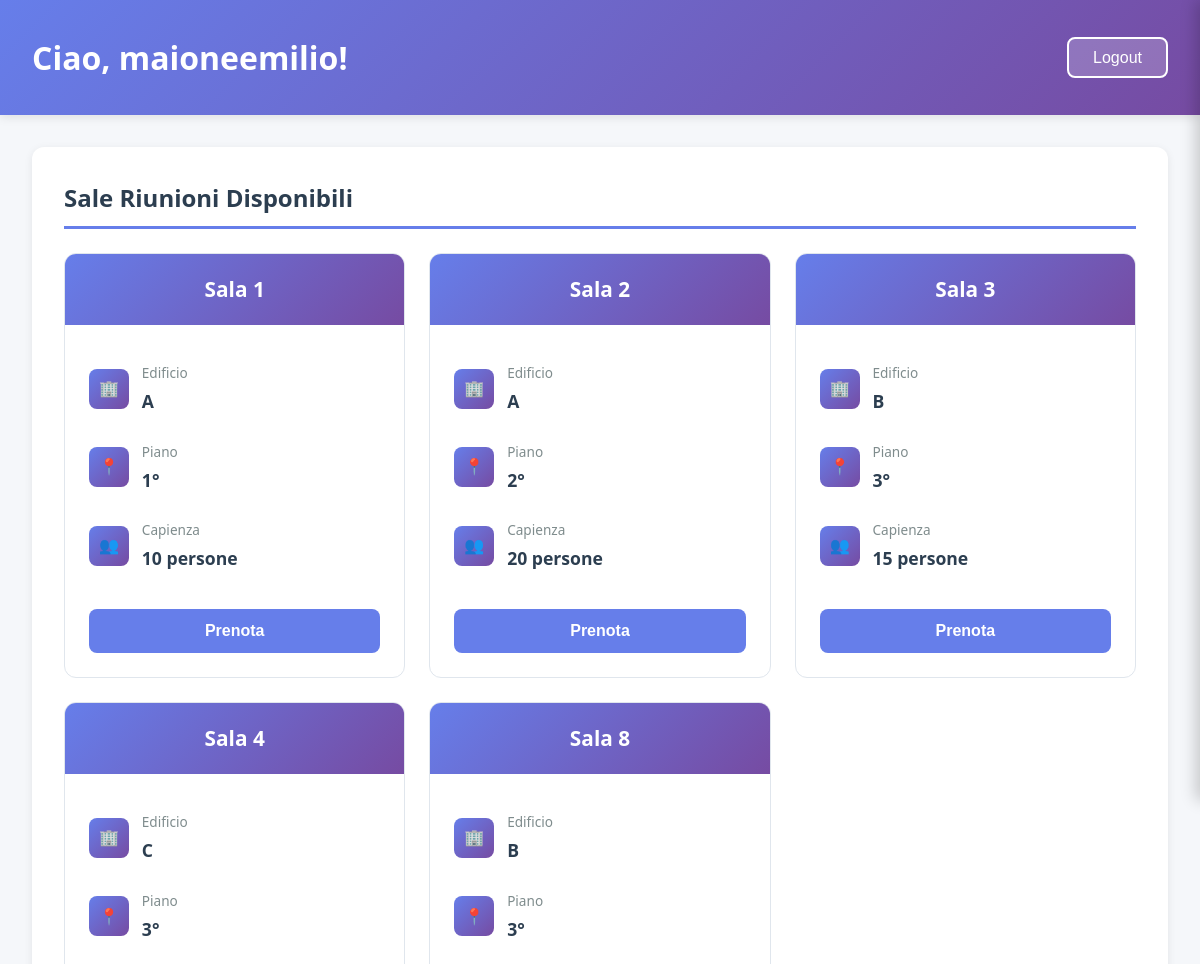
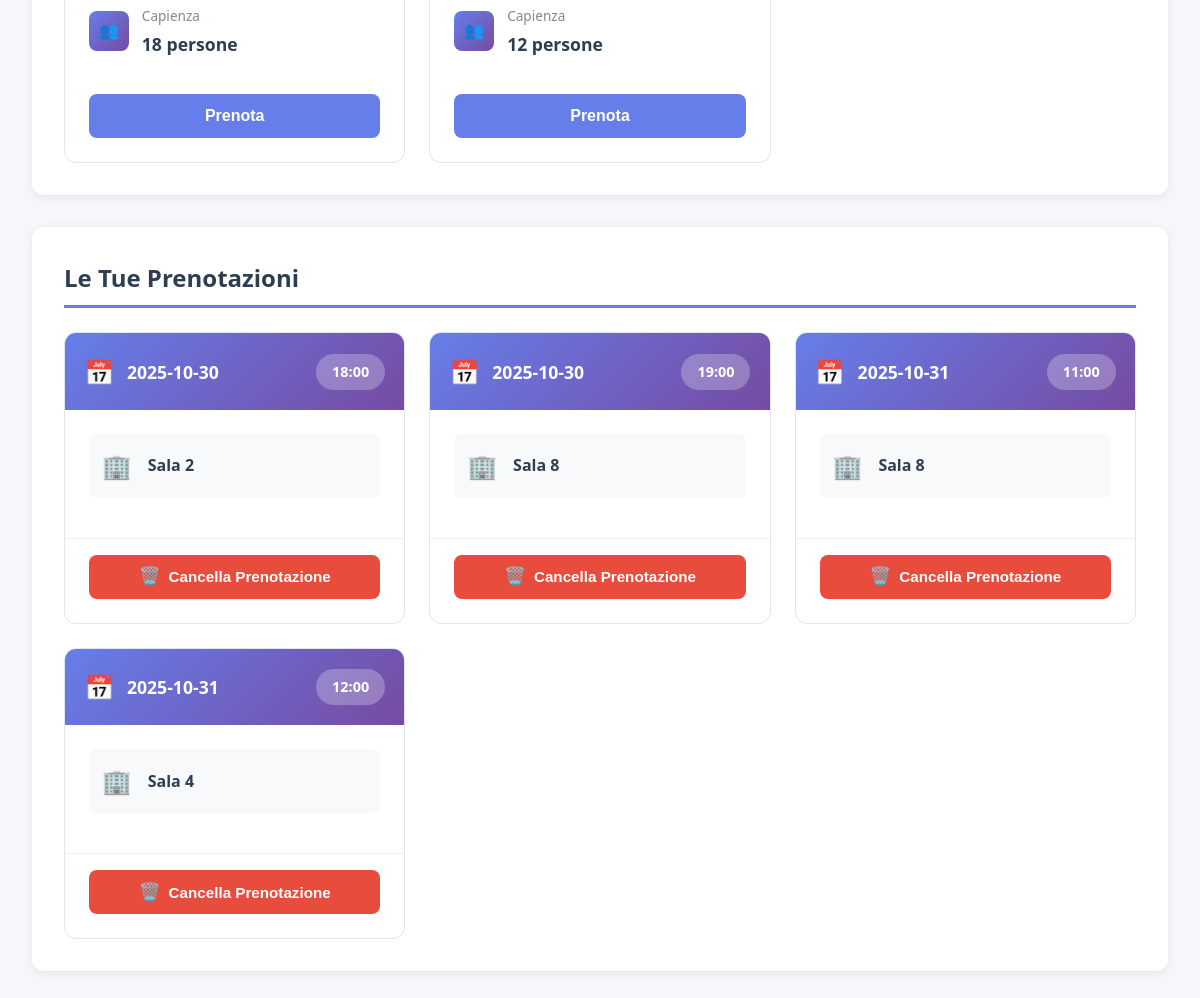
The page /dashboard (signed in) on the database its author committed (2 pictures, top to bottom).
### tables this page shows
CREATE TABLE `SalaRiunioni` (
  `ID` int NOT NULL AUTO_INCREMENT,
  `Capienza` int NOT NULL,
  `Piano` int NOT NULL,
  `Edificio` varchar(100) NOT NULL,
  PRIMARY KEY (`ID`)
);

CREATE TABLE `Prenotazione` (
  `DATA` date NOT NULL,
  `FasciaOraria` time NOT NULL,
  `IDSala` int NOT NULL,
  `Utente` varchar(50) NOT NULL,
  PRIMARY KEY (`DATA`,`FasciaOraria`,`IDSala`),
  KEY `IDSala` (`IDSala`),
  KEY `Utente` (`Utente`),
  CONSTRAINT `Prenotazione_ibfk_1` FOREIGN KEY (`IDSala`) REFERENCES `SalaRiunioni` (`ID`),
  CONSTRAINT `Prenotazione_ibfk_2` FOREIGN KEY (`Utente`) REFERENCES `Utente` (`Username`)
);

### public/index.php (called while the page is built, shortened)
<?php
require __DIR__ . '/../src/Database.php';
require __DIR__ . '/../src/Router.php';
require __DIR__ . '/../src/Controllers/UserDashboardController.php';
require __DIR__ . "/../src/Models/MeetingRoomModel.php";
require __DIR__ . "/../src/Models/BookingModel.php";
$db = Database::getConnection();
$router = new Router($db);
$router->route();
?>

### src/Models/MeetingRoomModel.php (called while the page is built, shortened)
<?php
class MeetingRoomModel
{
    private PDO $connection;
    public function __construct(PDO $connection)
    {
        $this->connection = $connection;
    }
    public function retrieveAll(): array|false
    {
        try {
            $query = "SELECT * FROM " . self::TABLE;
            $statement = $this->connection->prepare($query);
            $statement->execute();
        } catch (PDOException $e) {
            echo "Errore: " . $e->getMessage();
            return false;
        }
        return $statement->fetchAll(PDO::FETCH_ASSOC);
    }
}
?>

### src/Models/BookingModel.php (called while the page is built, shortened)
<?php
class BookingModel
{
    private PDO $connection;
    public function __construct(PDO $connection)
    {
        $this->connection = $connection;
    }
    public function doRetrieveByUser(string $username): array|false
    {
        try {
            $query = "SELECT * FROM " . self::TABLE . " WHERE Utente = :username";
            $statement = $this->connection->prepare($query);
            $statement->execute([":username" => $username]);
        } catch (PDOException $e) {
            echo "Errore: " . $e->getMessage();
            return false;
        }
        return $statement->fetchAll(PDO::FETCH_ASSOC);
    }
}
?>

### src/Views/UserDashboard.php (the view, shortened to what this page needs)
<!DOCTYPE html>
<html lang="it">
<head>
    <link rel="stylesheet" href="/CSS/UserDashboard.css">
</head>
<body>
    <div class="header">
        <div class="header-content">
            <h1 class="welcome-title">Ciao, <?php echo htmlspecialchars($_SESSION['username']); ?>!</h1>
            <form action="/auth" method="POST">
                <button type="submit" class="logout-btn">Logout</button>
            </form>
        </div>
    </div>
    <div class="container">
        <div class="section">
            <h2 class="section-title">Sale Riunioni Disponibili</h2>
            <?php if (!empty($availableRooms)): ?>
                <div class="rooms-grid">
                    <?php foreach ($availableRooms as $room): ?>
                        <div class="room-card">
                            <div class="room-header">
                                Sala <?php echo htmlspecialchars($room['ID']); ?>
                            </div>
                            <div class="room-info">
                                <div class="room-info-item">
                                    <div class="room-info-icon">🏢</div>
                                    <div class="room-info-content">
                                        <div class="room-info-label">Edificio</div>
                                        <div class="room-info-value"><?php echo htmlspecialchars($room['Edificio']); ?></div>
                                    </div>
                                </div>
                                <div class="room-info-item">
                                    <div class="room-info-icon">📍</div>
                                    <div class="room-info-content">
                                        <div class="room-info-label">Piano</div>
                                        <div class="room-info-value"><?php echo htmlspecialchars($room['Piano']); ?>°</div>
                                    </div>
                                </div>
                                <div class="room-info-item">
                                    <div class="room-info-icon">👥</div>
                                    <div class="room-info-content">
                                        <div class="room-info-label">Capienza</div>
                                        <div class="room-info-value"><?php echo htmlspecialchars($room['Capienza']); ?> persone
                                        </div>
                                    </div>
                                </div>
                            </div>
                            <div class="room-footer">
                                <button class="book-btn" onclick="openSidebar(<?php echo htmlspecialchars($room['ID']); ?>)">
                                    Prenota
                                </button>
                            </div>
                        </div>
                    <?php endforeach; ?>
                </div>
            <?php else: ?>
                <p class="empty-message">Nessuna sala disponibile al momento.</p>
            <?php endif; ?>
        </div>
        <div class="section">
            <h2 class="section-title">Le Tue Prenotazioni</h2>
            <?php if (!empty($userBookings)): ?>
                <div class="bookings-grid">
                    <?php foreach ($userBookings as $booking): ?>
                        <div class="booking-card">
                            <div class="booking-header">
                                <div class="booking-date">
                                    <div class="date-icon">📅</div>
                                    <div class="date-value"><?php echo htmlspecialchars($booking['DATA']); ?></div>
                                </div>
                                <div class="booking-time">
                                    <?php echo htmlspecialchars(substr($booking['FasciaOraria'], 0, -3)); ?>
                                </div>
                            </div>
                            <div class="booking-body">
                                <div class="booking-detail">
                                    <span class="detail-icon">🏢</span>
                                    <div class="detail-content">
                                        <div class="detail-value">Sala <?php echo htmlspecialchars($booking['IDSala']); ?></div>
                                    </div>
                                </div>
                            </div>
                            <div class="booking-footer">
                                <button type="submit" class="cancel-btn">
                                    <span class="cancel-icon">🗑️</span>
                                    Cancella Prenotazione
                                </button>
                            </div>
                        </div>
                    <?php endforeach; ?>
                </div>
            <?php else: ?>
                <p class="empty-message">Non hai ancora effettuato nessuna prenotazione.</p>
            <?php endif; ?>
        </div>
</body>
</html>

### src/Router.php (shortened to what this page needs)
<?php
class Router
{
    private PDO $db;
    private array $routes = [
        '/',
        '/adminDashboard',
        '/adminDashboard/users',
        '/adminDashboard/meetingrooms',
        '/adminDashboard/bookings',
        '/dashboard',
        '/auth'
    ];
    public function __construct(PDO $db)
    {
        $this->db = $db;
    }
    public function route(): void
    {
        $request = $_SERVER["REQUEST_URI"];
        $path = parse_url($request, PHP_URL_PATH);
        if ($path === $this->routes[0])
        {
            if (isset($_SESSION['logged_in']) && $_SESSION['logged_in'] === true)
            {
                header("Location: /dashboard");
                exit;
            } else
            {
                require __DIR__ . '/Views/login.php';
                exit;
            }
        } else if ($path === $this->routes[1] || $path === $this->routes[2] || $path === $this->routes[3] || $path === $this->routes[4])
        {
            $controller = new AdminDashboardController($this->db);
            $controller->handleRequests($request);
        } else if ($path === $this->routes[5]) {
            $controller = new UserDashboardController($this->db);
            $controller->handleRequests($request);
        } else if ($path === $this->routes[6]) {
            $controller = new AuthController($this->db);
            $controller->handleRequests();
        } else {
            http_response_code(404);
            require __DIR__ . '/Views/ErrorPage.php';
        }
    }
}
?>

### src/Controllers/UserDashboardController.php (shortened to what this page needs)
<?php
class UserDashboardController
{
    private PDO $db;
    public function __construct(PDO $db)
    {
        $this->db = $db;
    }
    public function handleRequests(string $request): void
    {
        if (isset($_POST['request'])) {
            $request = $_POST['request'];
            if (isset($_POST['RoomID']) && isset($_POST['TimeSlot']) && isset($_POST['Data'])) {
                $RoomID = $_POST['RoomID'];
                $TimeSlot = $_POST['TimeSlot'];
                $Data = $_POST['Data'];
            } else
            {
                http_response_code(400);
                require __DIR__ . '/../Views/ErrorPage.php';
                exit;
            }
            if ($request === 'InsertBooking')
                $this->handleInsertBookingRequest($RoomID, $TimeSlot, $Data);
            else if ($request === 'DeleteBooking')
            {
                $this->handleDeleteBookingRequest($RoomID, $TimeSlot, $Data);
            } else {
                http_response_code(400);
                require __DIR__ . '/../Views/ErrorPage.php';
                exit;
            }
        } else {
            $this->handleGetUserDashboardPageRequest();
        }
    }
    private function handleGetUserDashboardPageRequest(): void
    {
        $meetingRoomModel = new MeetingRoomModel($this->db);
        $availableRooms = $meetingRoomModel->retrieveAll();
        $bookingModel = new BookingModel($this->db);
        $userBookings = $bookingModel->doRetrieveByUser($_SESSION['username']);
        require __DIR__ . "/../Views/UserDashboard.php";
        exit;
    }
}
?>

### public/CSS/UserDashboard.css (style rules this page uses)
* { margin: 0; padding: 0; box-sizing: border-box; }
body { font-family: 'Segoe UI', Tahoma, Geneva, Verdana, sans-serif; background-color: #f5f7fa; color: #333; line-height: 1.6; }
.header { background: linear-gradient(135deg, #667eea 0%, #764ba2 100%); color: white; padding: 2rem; box-shadow: 0 2px 10px rgba(0, 0, 0, 0.1); }
.header-content { max-width: 1200px; margin: 0 auto; display: flex; justify-content: space-between; align-items: center; }
.welcome-title { font-size: 2rem; font-weight: 600; }
.logout-btn { background-color: rgba(255, 255, 255, 0.2); border: 2px solid white; color: white; padding: 0.6rem 1.5rem; border-radius: 8px; cursor: pointer; font-size: 1rem; transition: all 0.3s ease; }
.container { max-width: 1200px; margin: 2rem auto; padding: 0 2rem; }
.section { background: white; border-radius: 12px; padding: 2rem; margin-bottom: 2rem; box-shadow: 0 2px 8px rgba(0, 0, 0, 0.08); }
.section-title { font-size: 1.5rem; margin-bottom: 1.5rem; color: #2c3e50; border-bottom: 3px solid #667eea; padding-bottom: 0.5rem; }
.rooms-grid { display: grid; grid-template-columns: repeat(auto-fill, minmax(300px, 1fr)); gap: 1.5rem; margin-top: 1.5rem; }
.room-card { border: 1px solid #e0e6ed; border-radius: 12px; overflow: hidden; transition: all 0.3s ease; background: white; }
.room-header { background: linear-gradient(135deg, #667eea 0%, #764ba2 100%); color: white; padding: 1.2rem; text-align: center; font-size: 1.3rem; font-weight: 600; }
.room-info { padding: 1.5rem; }
.room-info-item { display: flex; align-items: center; padding: 0.8rem 0; gap: 0.8rem; }
.room-info-icon { width: 40px; height: 40px; background: linear-gradient(135deg, #667eea 0%, #764ba2 100%); border-radius: 8px; display: flex; align-items: center; justify-content: center; color: white; font-weight: 600; flex-shrink: 0; }
.room-info-content { flex: 1; }
.room-info-label { font-size: 0.85rem; color: #7f8c8d; margin-bottom: 0.2rem; }
.room-info-value { font-size: 1.1rem; font-weight: 600; color: #2c3e50; }
.room-footer { padding: 0 1.5rem 1.5rem 1.5rem; }
.book-btn { width: 100%; background-color: #667eea; color: white; border: none; padding: 0.8rem; border-radius: 8px; font-size: 1rem; cursor: pointer; transition: all 0.3s ease; font-weight: 600; }
.bookings-grid { display: grid; grid-template-columns: repeat(auto-fill, minmax(320px, 1fr)); gap: 1.5rem; margin-top: 1.5rem; }
.booking-card { border: 1px solid #e0e6ed; border-radius: 12px; overflow: hidden; background: white; transition: all 0.3s ease; }
.booking-header { background: linear-gradient(135deg, #667eea 0%, #764ba2 100%); padding: 1.2rem; display: flex; justify-content: space-between; align-items: center; }
.booking-date { display: flex; align-items: center; gap: 0.8rem; }
.date-icon { font-size: 1.5rem; }
.date-value { color: white; font-size: 1.1rem; font-weight: 600; }
.booking-time { background: rgba(255, 255, 255, 0.25); color: white; padding: 0.4rem 1rem; border-radius: 20px; font-size: 0.9rem; font-weight: 600; }
.booking-body { padding: 1.5rem; display: flex; flex-direction: column; gap: 1rem; }
.booking-detail { display: flex; align-items: center; gap: 1rem; padding: 0.8rem; background: #f8f9fa; border-radius: 8px; }
.detail-icon { font-size: 1.5rem; }
.detail-content { flex: 1; }
.detail-value { font-size: 1rem; font-weight: 600; color: #2c3e50; }
.booking-footer { padding: 0 1.5rem 1.5rem 1.5rem; border-top: 1px solid #f0f0f0; margin-top: 1rem; padding-top: 1rem; }
.cancel-btn { width: 100%; background-color: #e74c3c; color: white; border: none; padding: 0.7rem; border-radius: 8px; font-size: 0.95rem; cursor: pointer; transition: all 0.3s ease; font-weight: 600; display: flex; align-items: center; justify-content: center; gap: 0.5rem; }
.cancel-icon { font-size: 1.1rem; }

### rows shown on the page
salariunioni: ID "1", Edificio "A", Piano "1", Capienza "10"
salariunioni: ID "2", Edificio "A", Piano "2", Capienza "20"
salariunioni: ID "3", Edificio "B", Piano "3", Capienza "15"
salariunioni: ID "4", Edificio "C", Piano "3", Capienza "18"
salariunioni: ID "8", Edificio "B", Piano "3", Capienza "12"
prenotazione: DATA "2025-10-30", FasciaOraria "18:00", IDSala "2"
prenotazione: DATA "2025-10-30", FasciaOraria "19:00", IDSala "8"
prenotazione: DATA "2025-10-31", FasciaOraria "11:00", IDSala "8"
prenotazione: DATA "2025-10-31", FasciaOraria "12:00", IDSala "4"

### other values the page prints
$_SESSION['username'] "maioneemilio"
